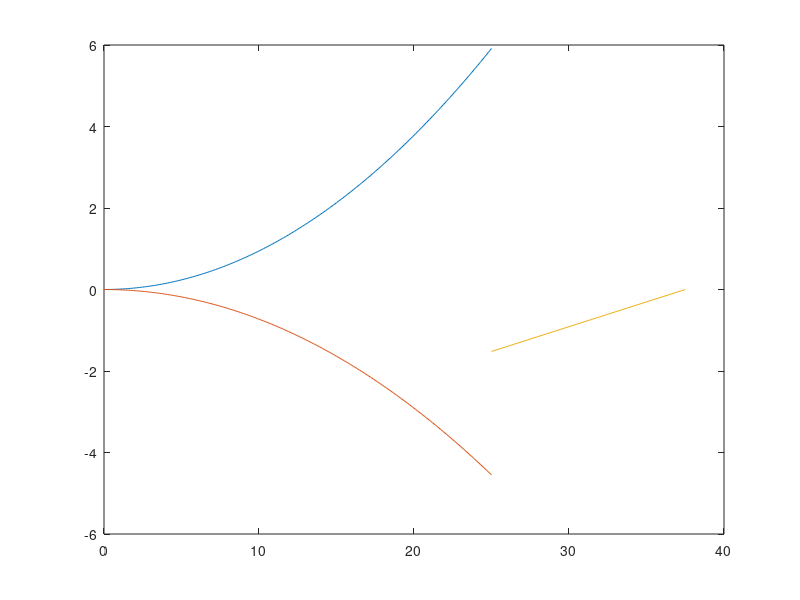

MATLAB code to generate this figure: (Note: this script raises an error after producing the figure.)
%variaveis da aeronave
clmax = 1.3;
clmin = -1;
ws = 84.15; %N/m^s
nmax = 3.8;
nmin = -0.4*nmax;
vcruise = 25;
clalfa = 0.09045455*180/pi;
cmed = 0.28;
Vb = 66; %V gust max gust
Vc = 50; %V cruise 
Vd = 25; %V dive

%variaveis do ambiente
rho = 1.225;
g = 9.81;

%Cálculos
v = 0:0.1:25;
vdive = 1.5*vcruise;
nclmax = 0.5*rho*clmax*v.^2/ws;
nclmin = 0.5*rho*clmin*v.^2/ws;
VlimAeroelastico = [vcruise vdive];
nlimAeroelastico = [nmin 0];
va = sqrt((2*nmax*ws)/(rho*clmax));

%gusts of wind
miu = 2*ws/(rho*g*cmed*clalfa);
k = 0.88*miu/(5.3 +miu); %subsonico
Vb = k*Vb*0.3048; %V gust max gust
Vc = k*Vc*0.3048; %V cruise 
Vd = k*Vd*0.3048; %V dive
deltanb = rho*Vb*va*clalfa/(2*ws);
deltanc = rho*Vc*vcruise*clalfa/(2*ws);
deltand = rho*Vd*vdive*clalfa/(2*ws);
vnb = [0 va];
nbposi = [1 1+deltanb];
nbneg = [1 1-deltanb];
vnc = [0 vcruise];
ncposi = [1 1+deltanc];
ncneg = [1 1-deltanc];
vnd = [0 vdive];
ndposi = [1 1+deltand];
ndneg = [1 1-deltand];

% Gráficos
plot(v,nclmax,'DisplayName','Positive Stall Limit');
hold on
plot(v,nclmin,'DisplayName','Negative Stall Limit');
plot(VlimAeroelastico,nlimAeroelastico,'DisplayName','Limite Aeroelástico');

linenmax = yline(nmax,'-g','Structural Limit','DisplayName','Positive Structural Limit');
linenmax.LabelHorizontalAlignment = 'left';
linenmin = yline(nmin,'-c','Structural Limit','DisplayName','Negative Structural Limit');
linenmin.LabelHorizontalAlignment = 'left';

linedinamiclimit = xline(vdive,'-m','Dinamic Pressure Limit','DisplayName','Dinamic Pressure Limit');
linedinamiclimit.LabelVerticalAlignment = 'middle';

%gusts of wind
%nb
plot(vnb,nbposi);
plot(vnb,nbneg);

%nc
plot(vnc,ncposi);
plot(vnc,ncneg);

%nd
plot(vnd,ndposi);
plot(vnd,ndneg);

%legend('show','Location','SouthOutside');
xlim([0 vdive+5])
ylim([nmin-0.5 nmax+1])

